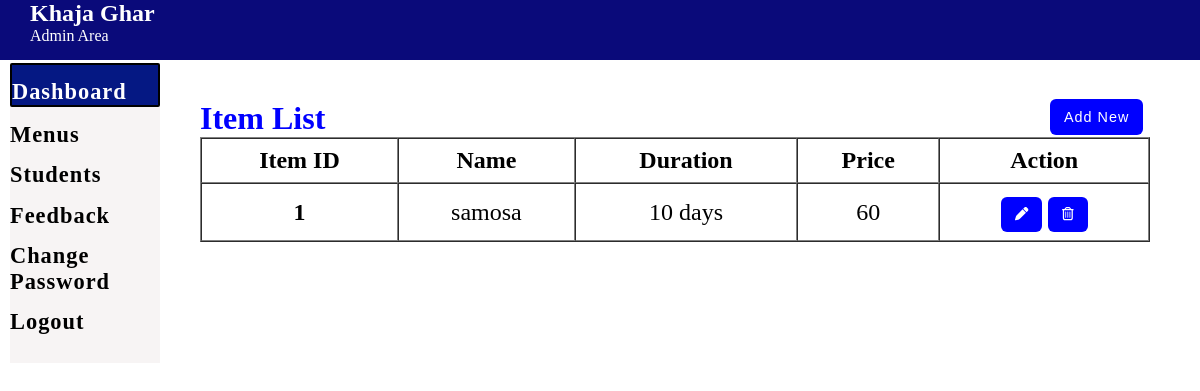
The app's page /admin_Dash/menus.php (signed in), older data.
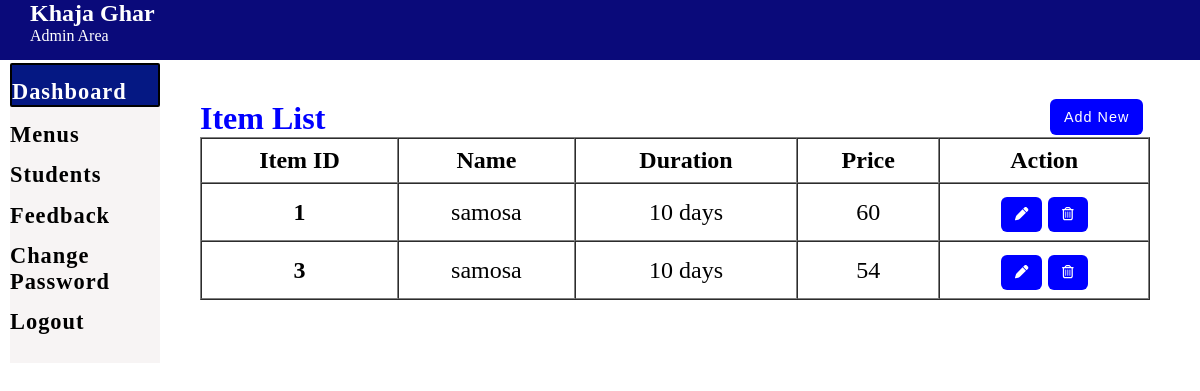
The same page, newer data.
### tables this page shows
CREATE TABLE `item` (
  `item_id` int(11) NOT NULL,
  `item_name` varchar(240) DEFAULT NULL,
  `item_price` int(100) DEFAULT NULL,
  `item_duration` varchar(240) DEFAULT NULL,
  `item_img` text DEFAULT NULL
);

### admin_Dash/menus.php (the view, shortened to what this page needs)
<?php  include("nav_bar.php")?>
<section style="position:absolute; left:200px; top: 100px;">
    <div>
        <h1 style="color: blue; font-size: 2rem;">Item List</h1>
        <button style="margin-left:850px; position: absolute; top: -6px; font-size: .9rem;" class="btn"><a style="text-decoration: none; color:white;" href="add_item.php">Add New</a></button>
        <?php
     include('../php/partials/dbconnect.php');
      $sql = "SELECT * FROM item";
      $result = $conn->query($sql);
      if($result->num_rows > 0){
       echo '<table class="mytable" width="950" border="1" cellspacing="0">
       <thead>
        <tr>
         <th>Item ID</th>
         <th>Name</th>
         <th>Duration</th>
         <th>Price</th>
         <th>Action</th>
        </tr>
       </thead>
       <tbody>';
        while($row = $result->fetch_assoc()){
          echo '<tr>';
          echo '<th scope="row">'.$row["item_id"].'</th>';
          echo '<td>'. $row["item_name"].'</td>';
          echo '<td>'.$row["item_duration"].'</td>';
          echo '<td>'.$row["item_price"].'</td>';
          echo '<td><form action="edit_item.php" method="POST" style="display: inline;"> <input type="hidden" name="id" value='. $row["item_id"] .'><button type="submit" class="btn btn-info mr-3" name="view" value="View"><i class="fas fa-pen"></i></button></form>
          <form action="" method="POST" style="display: inline;" ><input type="hidden" name="id" value='. $row["item_id"] .'><button type="submit" class="btn btn-secondary" name="delete" value="Delete"><i class="far fa-trash-alt"></i></button></form></td>
         </tr>';
        }
        echo '</tbody>
        </table>';
      } else {
        echo "0 Result";
      }
     ?>
    </div>
<?php  include("footer.php")?>

Row changes from the older to the newer data that the page shows:
added item: item_id "3", item_name "samosa", item_duration "10 days", item_price "54"
